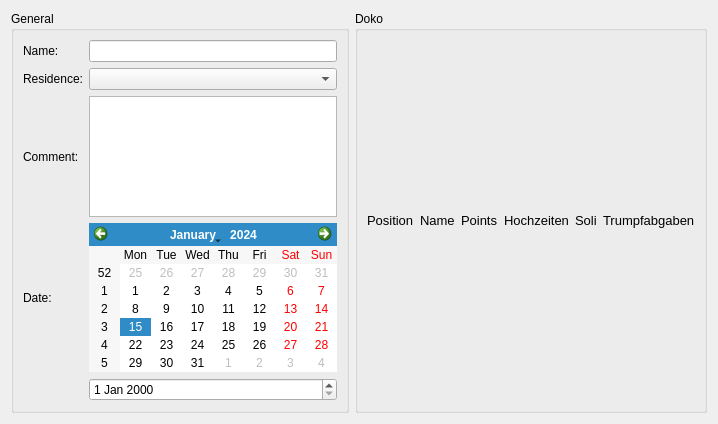
<?xml version="1.0" encoding="UTF-8"?>
<ui version="4.0">
 <class>OfflineDetailledGameDokoWidget</class>
 <widget class="QWizardPage" name="OfflineDetailledGameDokoWidget">
  <property name="geometry">
   <rect>
    <x>0</x>
    <y>0</y>
    <width>649</width>
    <height>424</height>
   </rect>
  </property>
  <property name="windowTitle">
   <string>WizardPage</string>
  </property>
  <layout class="QHBoxLayout" name="horizontalLayout_3">
   <item>
    <widget class="QGroupBox" name="groupBox_2">
     <property name="title">
      <string>General</string>
     </property>
     <layout class="QHBoxLayout" name="horizontalLayout_4">
      <item>
       <layout class="QGridLayout" name="gridLayout_2">
        <item row="1" column="1">
         <widget class="QLabel" name="label_5">
          <property name="text">
           <string>Name:</string>
          </property>
         </widget>
        </item>
        <item row="1" column="2">
         <widget class="QLineEdit" name="lineEditGameName"/>
        </item>
        <item row="2" column="1">
         <widget class="QLabel" name="label_7">
          <property name="text">
           <string>Residence:</string>
          </property>
         </widget>
        </item>
        <item row="3" column="1">
         <widget class="QLabel" name="label_8">
          <property name="text">
           <string>Comment:</string>
          </property>
         </widget>
        </item>
        <item row="3" column="2">
         <widget class="QTextEdit" name="textEditGameComment"/>
        </item>
        <item row="2" column="2">
         <widget class="QComboBox" name="comboBoxGameResidence"/>
        </item>
        <item row="4" column="2">
         <widget class="QCalendarWidget" name="calendarWidgetDateGame"/>
        </item>
        <item row="5" column="2">
         <widget class="QDateEdit" name="dateEditGame"/>
        </item>
        <item row="4" column="1">
         <widget class="QLabel" name="label_14">
          <property name="text">
           <string>Date:</string>
          </property>
         </widget>
        </item>
       </layout>
      </item>
     </layout>
    </widget>
   </item>
   <item>
    <widget class="QGroupBox" name="groupBox">
     <property name="title">
      <string>Doko</string>
     </property>
     <layout class="QHBoxLayout" name="horizontalLayout_2">
      <item>
       <layout class="QGridLayout" name="gridLayoutPositions_2">
        <item row="0" column="0">
         <widget class="QLabel" name="label_6">
          <property name="sizePolicy">
           <sizepolicy hsizetype="Minimum" vsizetype="Minimum">
            <horstretch>0</horstretch>
            <verstretch>0</verstretch>
           </sizepolicy>
          </property>
          <property name="maximumSize">
           <size>
            <width>16777215</width>
            <height>20</height>
           </size>
          </property>
          <property name="font">
           <font>
            <pointsize>10</pointsize>
           </font>
          </property>
          <property name="text">
           <string>Position</string>
          </property>
         </widget>
        </item>
        <item row="0" column="1">
         <widget class="QLabel" name="label_9">
          <property name="sizePolicy">
           <sizepolicy hsizetype="Minimum" vsizetype="Minimum">
            <horstretch>0</horstretch>
            <verstretch>0</verstretch>
           </sizepolicy>
          </property>
          <property name="maximumSize">
           <size>
            <width>16777215</width>
            <height>20</height>
           </size>
          </property>
          <property name="font">
           <font>
            <pointsize>10</pointsize>
           </font>
          </property>
          <property name="text">
           <string>Name</string>
          </property>
         </widget>
        </item>
        <item row="0" column="2">
         <widget class="QLabel" name="label_10">
          <property name="sizePolicy">
           <sizepolicy hsizetype="Minimum" vsizetype="Minimum">
            <horstretch>0</horstretch>
            <verstretch>0</verstretch>
           </sizepolicy>
          </property>
          <property name="maximumSize">
           <size>
            <width>16777215</width>
            <height>20</height>
           </size>
          </property>
          <property name="font">
           <font>
            <pointsize>10</pointsize>
           </font>
          </property>
          <property name="text">
           <string>Points</string>
          </property>
         </widget>
        </item>
        <item row="0" column="3">
         <widget class="QLabel" name="label_11">
          <property name="sizePolicy">
           <sizepolicy hsizetype="Minimum" vsizetype="Minimum">
            <horstretch>0</horstretch>
            <verstretch>0</verstretch>
           </sizepolicy>
          </property>
          <property name="maximumSize">
           <size>
            <width>16777215</width>
            <height>20</height>
           </size>
          </property>
          <property name="font">
           <font>
            <pointsize>10</pointsize>
           </font>
          </property>
          <property name="text">
           <string>Hochzeiten</string>
          </property>
         </widget>
        </item>
        <item row="0" column="4">
         <widget class="QLabel" name="label_12">
          <property name="sizePolicy">
           <sizepolicy hsizetype="Minimum" vsizetype="Minimum">
            <horstretch>0</horstretch>
            <verstretch>0</verstretch>
           </sizepolicy>
          </property>
          <property name="maximumSize">
           <size>
            <width>16777215</width>
            <height>20</height>
           </size>
          </property>
          <property name="font">
           <font>
            <pointsize>10</pointsize>
           </font>
          </property>
          <property name="text">
           <string>Soli</string>
          </property>
         </widget>
        </item>
        <item row="0" column="5">
         <widget class="QLabel" name="label_13">
          <property name="sizePolicy">
           <sizepolicy hsizetype="Minimum" vsizetype="Minimum">
            <horstretch>0</horstretch>
            <verstretch>0</verstretch>
           </sizepolicy>
          </property>
          <property name="maximumSize">
           <size>
            <width>16777215</width>
            <height>20</height>
           </size>
          </property>
          <property name="font">
           <font>
            <pointsize>10</pointsize>
           </font>
          </property>
          <property name="text">
           <string>Trumpfabgaben</string>
          </property>
         </widget>
        </item>
       </layout>
      </item>
     </layout>
    </widget>
   </item>
  </layout>
 </widget>
 <resources/>
 <connections/>
</ui>
